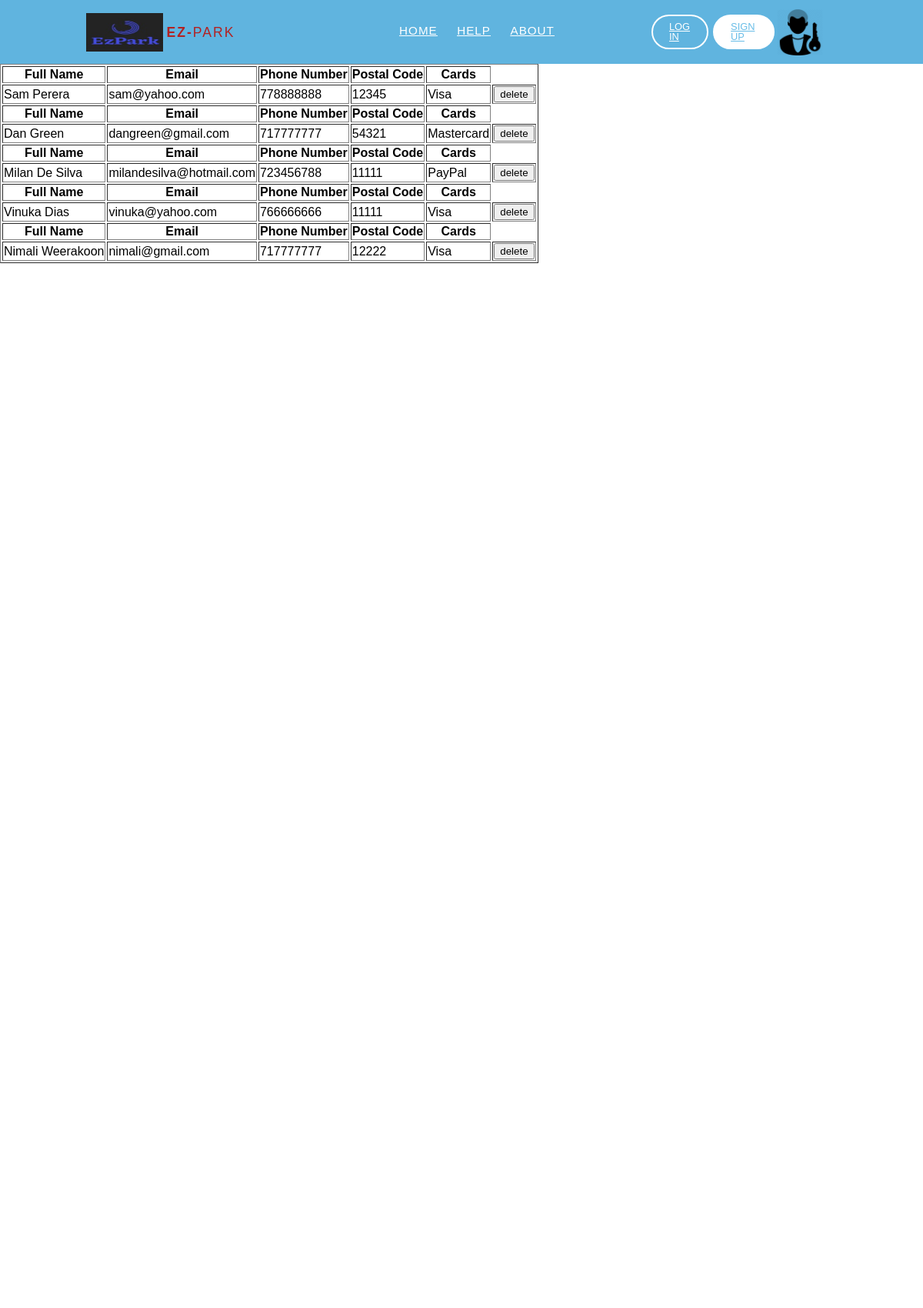
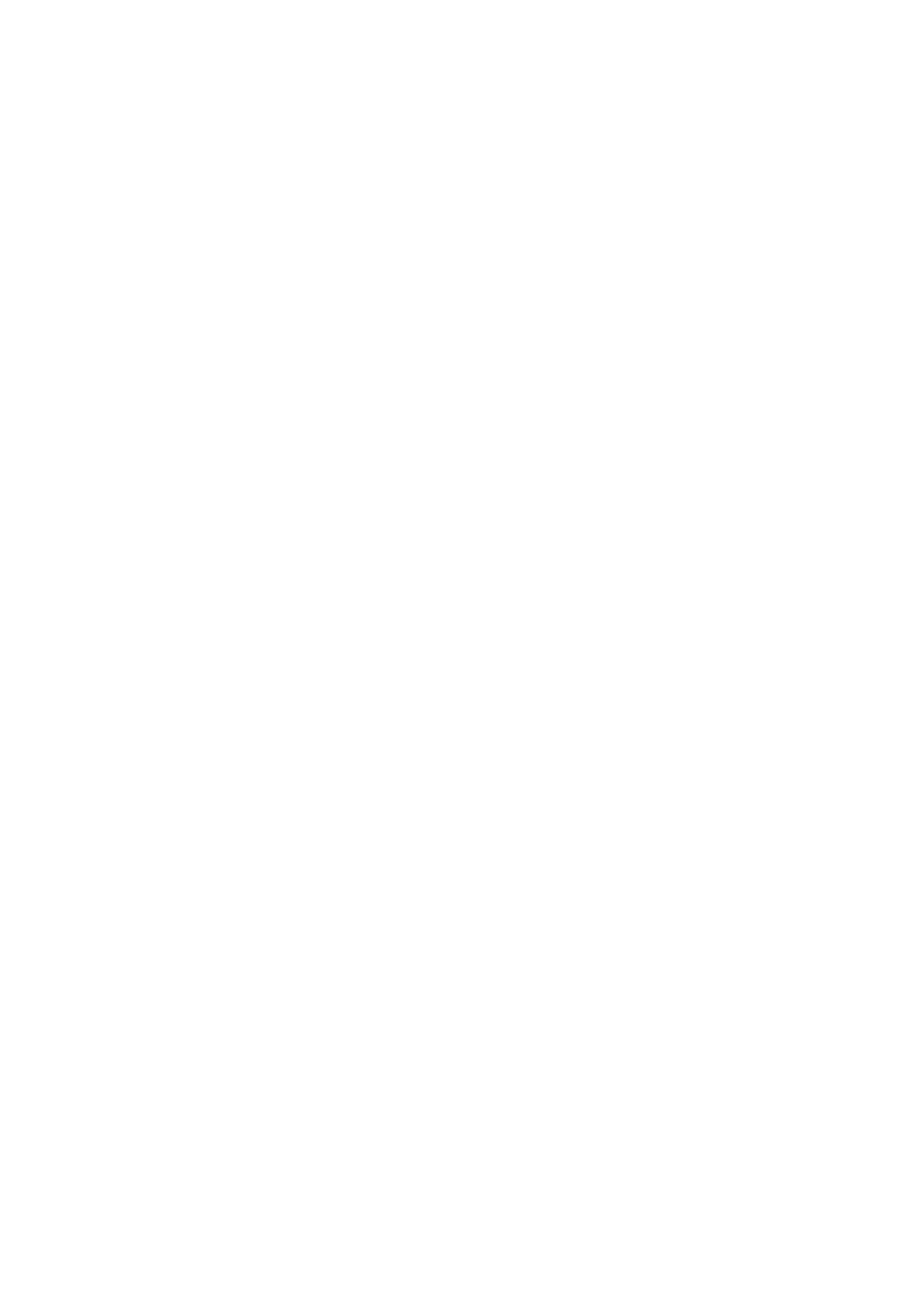
The app's page /records.php (upper part) with its own data (2 pictures, top to bottom).
### tables this page shows
CREATE TABLE `unregistered_payment` (
  `pay_id` int(11) NOT NULL,
  `fullname` varchar(60) NOT NULL,
  `email` varchar(50) NOT NULL,
  `phonenum` bigint(10) NOT NULL,
  `postalcode` int(11) NOT NULL,
  `card` enum('Visa','Mastercard','PayPal','Discover') NOT NULL,
  `payment_date` datetime NOT NULL DEFAULT current_timestamp()
);

### records.php (the view, shortened to what this page needs)
<!DOCTYPE html>
<html>
  <head>
    <link href="style1.css" rel="stylesheet" type="text/css" />
    <link rel="stylesheet" href="https://cdnjs.cloudflare.com/ajax/libs/font-awesome/4.7.0/css/font-awesome.min.css">
    <link rel="stylesheet" href="https://use.fontawesome.com/releases/v5.0.7/css/all.css">
    <link rel="stylesheet" href="https://maxcdn.bootstrapcdn.com/font-awesome/4.4.0/css/font-awesome.min.css">
	<link rel="stylesheet" href="css/home.css">
	</head>
<body>
<header>
        <div class="container">
            <div class="logo-container">
                <img src="image/IMG.jpeg" width="100" height="50" class="left"> &nbsp;
                <h3 class="logo">Ez-<span>Park</span></h3>
            </div>
            <div class="nav-btn">
                <div class="nav-links">
                    <ul>
                        <li class="nav-link" style="--i: .6s">
                            <a href="AHome.html"><u>HOME</u></a>
                        </li>
                        <li class="nav-link" style="--i: 1.35s">
                            <a href="Help.html"><u>HELP</u></a>
                        </li>
                        <li class="nav-link" style="--i: 1.35s">
                            <a href="#"><u>ABOUT</u></a>
                        </li>
                    </ul>
                </div>
                <div class="log-sign" style="--i: 1.8s">
                    <a href="login.php" class="btn transparent">Log in</a>
                    <a href="singup.php" class="btn solid">Sign up</a>
                    <img src="image/logo.png" width="60" height="60" class="right"> &nbsp;&nbsp;&nbsp;&nbsp;
                </div>
            </div>
</header>
<?php
require_once 'config.php';
$sql= "SELECT * FROM Unregistered_Payment";
if($result=$conn->query($sql)){
if($result->num_rows > 0){
echo ("<table border='1' color='light blue'>");
while($row = $result->fetch_assoc()){
echo ("<center>");
echo ("<tr>");
echo ("<th>"."Full Name". "</th>");
echo ("<th>"."Email". "</th>");
echo ("<th>"."Phone Number". "</th>");
echo ("<th>"."Postal Code". "</th>");
echo ("<th>"."Cards". "</th>");
echo ("</tr>");
echo ("<td>". $row['fullname']. "</td>");
echo ("<td>" . $row['email'] . "</td>");
echo ("<td>" . $row['phonenum'] . "</td>");
echo ("<td>" . $row['postalcode'] . "</td>");
echo ("<td>" . $row['card'] . "</td>");
echo ("<td>" ."<a href='delete.php'>"."<input type='submit' value='delete' name='submit'>"."</a>"."</td>");
echo ("</center>");
}
echo ("</table>");
echo ("<br>");
}else{
echo "no results";
}
}
?>
 </body>
 </html>

### style1.css (style rules this page uses)
* { box-sizing: border-box; }
body { background-color: #fff; font-family: 'Poppins', sans-serif; margin: 0 auto; height: 1200px; }
a { color:rgb(8, 31, 235); }
ul { list-style: none; }

### css/home.css (style rules this page uses)
header { position: sticky; top: -50px; background-color: #60b4df; width: 100%; z-index: 1000; }
.container { max-width: 65rem; padding: 0 2rem; margin: 0 auto; display: flex; position: relative; }
.logo-container { flex: 1; display: flex; align-items: center; }
.nav-btn { flex: 3; display: flex; }
.nav-links { flex: 2; }
.log-sign { display: flex; justify-content: center; align-items: center; flex: 1; }
.logo { color: firebrick; font-size: 1.1rem; font-weight: 800; letter-spacing: 2px; text-transform: uppercase; line-height: 3rem; }
.logo span { font-weight: 300; }
.btn { display: inline-block; padding: .5rem 1.3rem; font-size: .8rem; border: 2px solid #fff; border-radius: 2rem; line-height: 1; margin: 0 .2rem; transition: .3s; text-transform: uppercase; }
.btn.solid, .btn.transparent:hover { background-color: #fff; color: #69bde7; }
.btn.transparent, .btn.solid:hover { background-color: transparent; color: #fff; }
.nav-links>ul { display: flex; justify-content: center; align-items: center; }
.nav-link { position: relative; }
.nav-link>a { line-height: 3rem; color: #fff; padding: 0 .8rem; letter-spacing: 1px; font-size: .95rem; display: flex; align-items: center; justify-content: space-between; transition: .5s; }

### records on screen
unregistered_payment: fullname "Sam Perera", email "sam@yahoo.com", phonenum "778888888", postalcode "12345", card "Visa"
unregistered_payment: fullname "Dan Green", email "dangreen@gmail.com", phonenum "717777777", postalcode "54321", card "Mastercard"
unregistered_payment: fullname "Milan De Silva", email "milandesilva@hotmail.com", phonenum "723456788", postalcode "11111", card "PayPal"
unregistered_payment: fullname "Vinuka Dias", email "vinuka@yahoo.com", phonenum "766666666", postalcode "11111", card "Visa"
unregistered_payment: fullname "Nimali Weerakoon", email "nimali@gmail.com", phonenum "717777777", postalcode "12222", card "Visa"
